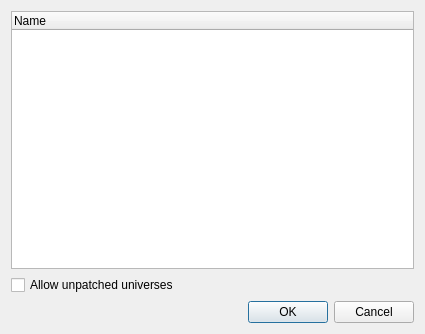
<?xml version="1.0" encoding="UTF-8"?>
<!--
  Q Light Controller Plus
  selectinputchannel.ui

  Copyright (c) 2015 Massimo Callegari

  Licensed under the Apache License, Version 2.0 (the "License");
  you may not use this file except in compliance with the License.
  You may obtain a copy of the License at

      http://www.apache.org/licenses/LICENSE-2.0.txt

  Unless required by applicable law or agreed to in writing, software
  distributed under the License is distributed on an "AS IS" BASIS,
  WITHOUT WARRANTIES OR CONDITIONS OF ANY KIND, either express or implied.
  See the License for the specific language governing permissions and
  limitations under the License.
-->
<ui version="4.0">
 <class>SelectInputChannel</class>
 <widget class="QDialog" name="SelectInputChannel">
  <property name="geometry">
   <rect>
    <x>0</x>
    <y>0</y>
    <width>425</width>
    <height>334</height>
   </rect>
  </property>
  <property name="windowTitle">
   <string>Select input channel</string>
  </property>
  <layout class="QVBoxLayout" name="verticalLayout">
   <item>
    <widget class="QTreeWidget" name="m_tree">
     <property name="allColumnsShowFocus">
      <bool>true</bool>
     </property>
     <column>
      <property name="text">
       <string>Name</string>
      </property>
     </column>
    </widget>
   </item>
   <item>
    <widget class="QCheckBox" name="m_allowUnpatchedCb">
     <property name="text">
      <string>Allow unpatched universes</string>
     </property>
    </widget>
   </item>
   <item>
    <widget class="QDialogButtonBox" name="m_buttonBox">
     <property name="orientation">
      <enum>Qt::Horizontal</enum>
     </property>
     <property name="standardButtons">
      <set>QDialogButtonBox::Cancel|QDialogButtonBox::Ok</set>
     </property>
    </widget>
   </item>
  </layout>
 </widget>
 <resources/>
 <connections>
  <connection>
   <sender>m_buttonBox</sender>
   <signal>accepted()</signal>
   <receiver>SelectInputChannel</receiver>
   <slot>accept()</slot>
   <hints>
    <hint type="sourcelabel">
     <x>257</x>
     <y>324</y>
    </hint>
    <hint type="destinationlabel">
     <x>157</x>
     <y>274</y>
    </hint>
   </hints>
  </connection>
  <connection>
   <sender>m_buttonBox</sender>
   <signal>rejected()</signal>
   <receiver>SelectInputChannel</receiver>
   <slot>reject()</slot>
   <hints>
    <hint type="sourcelabel">
     <x>325</x>
     <y>324</y>
    </hint>
    <hint type="destinationlabel">
     <x>286</x>
     <y>274</y>
    </hint>
   </hints>
  </connection>
  <connection>
   <sender>m_tree</sender>
   <signal>itemDoubleClicked(QTreeWidgetItem*,int)</signal>
   <receiver>SelectInputChannel</receiver>
   <slot>slotItemDoubleClicked(QTreeWidgetItem*,int)</slot>
   <hints>
    <hint type="sourcelabel">
     <x>196</x>
     <y>117</y>
    </hint>
    <hint type="destinationlabel">
     <x>4</x>
     <y>175</y>
    </hint>
   </hints>
  </connection>
 </connections>
 <slots>
  <slot>slotItemDoubleClicked(QTreeWidgetItem*,int)</slot>
 </slots>
</ui>
